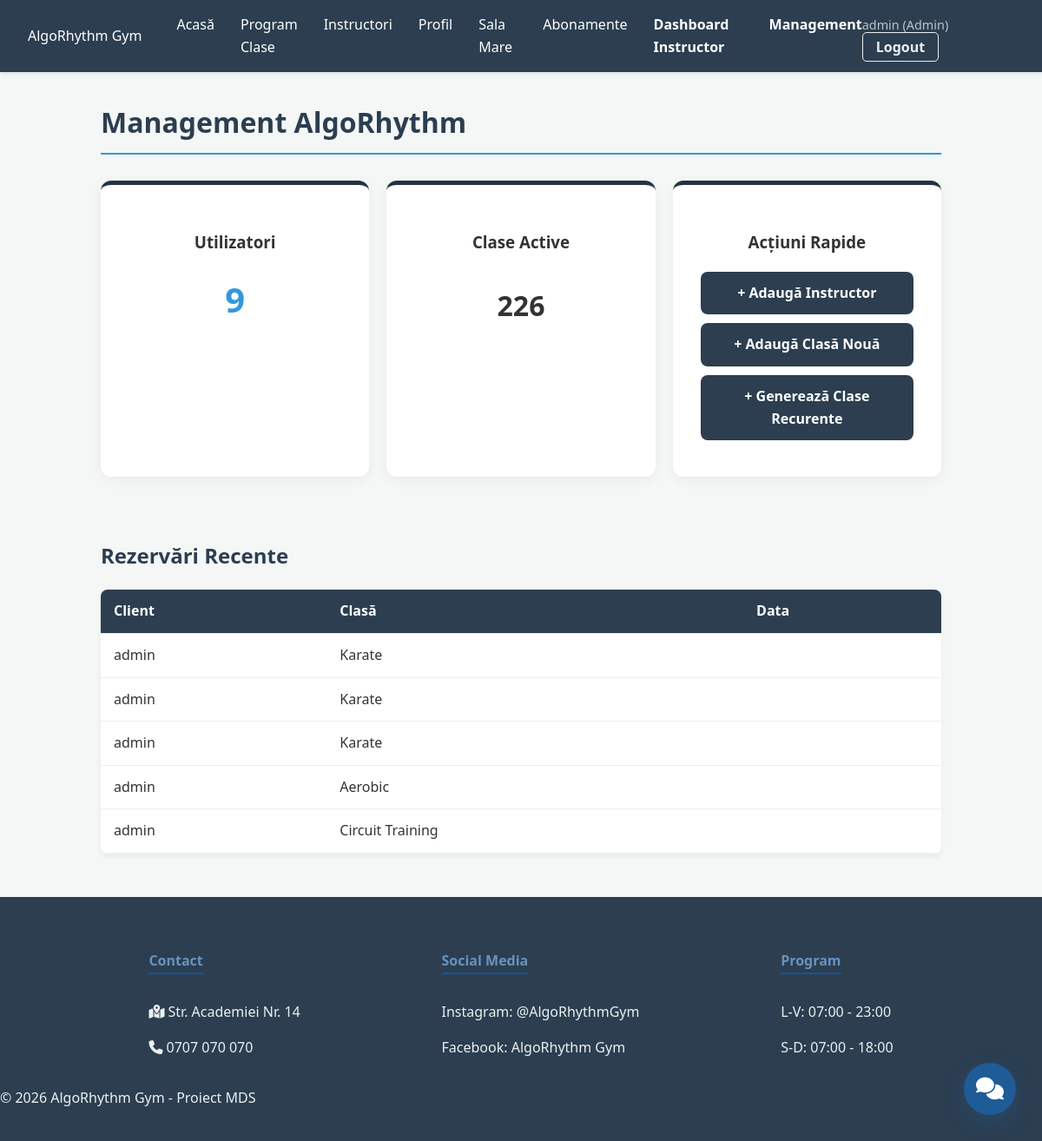
/management/ (signed in), run on an earlier commit of the app's database.
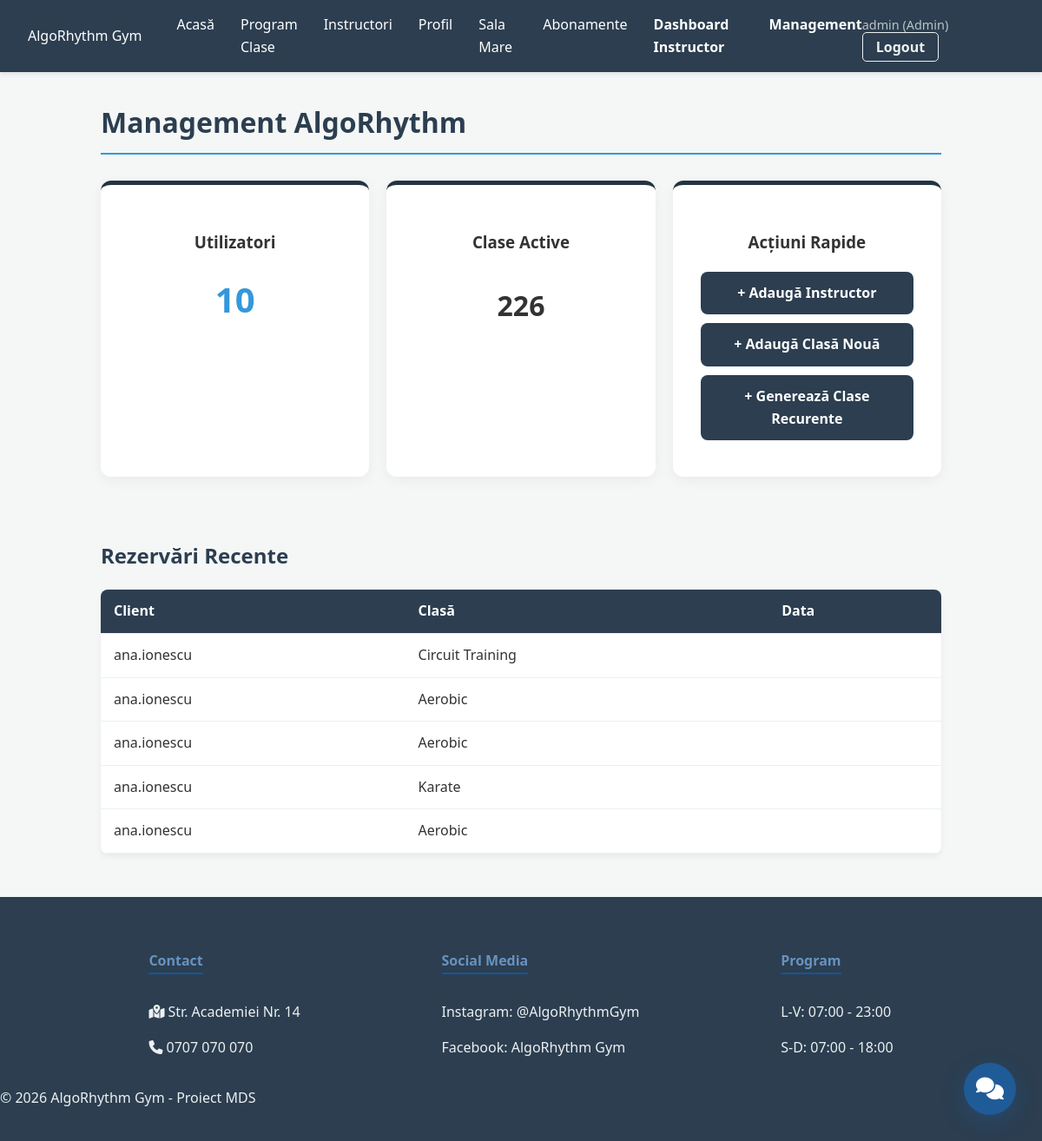
And on a later commit of the database.
### fitness_app/models.py (models this page shows, shortened)
class Booking(models.Model):
    user = models.ForeignKey(User, on_delete=models.CASCADE)
    fitness_class = models.ForeignKey('FitnessClass', on_delete=models.CASCADE)
    booking_time = models.DateTimeField(auto_now_add=True)
    is_early_bird = models.BooleanField(default=False)
    attended = models.BooleanField(default=False)
    check_in_time = models.DateTimeField(null=True, blank=True)
    child_name = models.CharField(max_length=100, blank=True, null=True)
    paid_by_package = models.ForeignKey('SessionPackage', on_delete=models.SET_NULL, null=True, blank=True)

class User(AbstractUser):
    IS_INSTRUCTOR = 'INS'
    IS_CLIENT = 'CLI'
    IS_ADMIN = 'ADM'
    ROLE_CHOICES = [
        (IS_INSTRUCTOR, 'Instructor'),
        (IS_CLIENT, 'Client'),
        (IS_ADMIN, 'Admin'),
    ]
    role = models.CharField(max_length=3, choices=ROLE_CHOICES, default=IS_CLIENT)
    gender = models.CharField(max_length=10, choices=[('M', 'Masculin'), ('F', 'Feminin')], blank=True)
    is_child = models.BooleanField(default=False)
    parent = models.ForeignKey('self', on_delete=models.CASCADE, null=True, blank=True, related_name='children')
    fitness_goal = models.TextField(blank=True)
    frequency_per_week = models.IntegerField(default=0)
    experience_years = models.PositiveIntegerField(default=0, null=True, blank=True)
    bio_short = models.CharField(max_length=150, blank=True, null=True)
    profile_picture = models.ImageField(upload_to='instructors/', null=True, blank=True)
    referral_code = models.CharField(max_length=15, unique=True, blank=True, null=True)
    discounts_available = models.IntegerField(default=0)  # cate reduceri de 10% are
    first_free_session_used = models.BooleanField(default=False)

class FitnessClass(models.Model):
    CLASS_TYPES = [
        ('1TO1', 'Personal Training'),
        ('GRP', 'Grup'),
        ('IND', 'Individual (fără antrenor)'),
    ]
    type = models.CharField(max_length=4, choices=CLASS_TYPES, default='GRP')
    instructor = models.ForeignKey(User, on_delete=models.CASCADE, null=True, blank=True, limit_choices_to={'role': 'INS'})
    name = models.CharField(max_length=100)
    room = models.ForeignKey(Room, on_delete=models.SET_NULL, null=True, blank=True)
    max_capacity = models.PositiveIntegerField()
    is_for_women_only = models.BooleanField(default=False)
    is_for_children = models.BooleanField(default=False)
    start_time = models.DateTimeField()
    price = models.DecimalField(max_digits=6, decimal_places=2, default=30.00)
    duration_minutes = models.PositiveIntegerField(default=60)

### fitness_app/views.py (the view)
# urls.py: path('management/', views.admin_dashboard_view, name='admin_dashboard'),
@login_required
def admin_dashboard_view(request):
    if not request.user.is_superuser:
        return redirect('home')
    total_users = User.objects.count()
    total_classes = FitnessClass.objects.count()
    recent_bookings = Booking.objects.all().order_by('-id')[:5]
    gym_config = GymSystemConfig()
    context = {
        'total_users': total_users,
        'total_classes': total_classes,
        'recent_bookings': recent_bookings,
        'gym_name': gym_config.gym_name,
    }
    return render(request, 'admin_dashboard.html', context)

### fitness_app/utils.py (called while the page is built, shortened)
    def __new__(cls, *args, **kwargs):
        return cls._instance

### fitness_app/views.py (called while the page is built)
def instructor_context_processor(request):
    if request.user.is_authenticated:
        user_role = str(getattr(request.user, 'role', '')).upper()
        return {
            'is_instructor': (user_role == 'INSTRUCTOR' or user_role == 'INS')
        }
    return {'is_instructor': False}

### fitness_app/templates/admin_dashboard.html
{% extends 'base.html' %}
{% block content %}
<div class="container">
    <h1 class="admin-title">Management AlgoRhythm</h1>
    <div class="admin-stats-grid">
        <div class="welcome-card admin-stat-card">
            <h3>Utilizatori</h3>
            <p class="stat-number">{{ total_users }}</p>
        </div>
        <div class="welcome-card admin-stat-card">
            <h3>Clase Active</h3>
            <p style="font-size: 2rem; font-weight: bold;">{{ total_classes }}</p>
        </div>
        <div class="welcome-card admin-stat-card">
            <h3>Acțiuni Rapide</h3>
            <a href="/admin/fitness_app/user/add/" class="btn-ocean admin-action-btn">+ Adaugă Instructor</a>
            <a href="/admin/fitness_app/fitnessclass/add/" class="btn-ocean admin-action-btn">+ Adaugă Clasă Nouă</a>
            <a href="{% url 'generate_recurrent_classes' %}" class="btn-ocean admin-action-btn" > + Generează Clase Recurente</a>
        </div>
    </div>
    <h2 class="admin-subtitle">Rezervări Recente</h2>
    <table class="admin-table">
        <tr>
            <th>Client</th>
            <th>Clasă</th>
            <th>Data</th>
        </tr>
        {% for booking in recent_bookings %}
        <tr>
            <td>{{ booking.user.username }}</td>
            <td>{{ booking.fitness_class.name }}</td>
            <td>{{ booking.date }}</td>
        </tr>
        {% endfor %}
    </table>
</div>
{% endblock %}

What changed in the data, as far as the page shows it:
no longer on this page (row unchanged): Booking: user.username "admin", fitness_class.name "Karate"
no longer on this page (row unchanged): Booking: user.username "admin", fitness_class.name "Karate"
no longer on this page (row unchanged): Booking: user.username "admin", fitness_class.name "Karate"
no longer on this page (row unchanged): Booking: user.username "admin", fitness_class.name "Aerobic"
no longer on this page (row unchanged): Booking: user.username "admin", fitness_class.name "Circuit Training"
added Booking: user.username "ana.ionescu", fitness_class.name "Circuit Training"
added Booking: user.username "ana.ionescu", fitness_class.name "Aerobic"
added Booking: user.username "ana.ionescu", fitness_class.name "Aerobic"
added Booking: user.username "ana.ionescu", fitness_class.name "Karate"
added Booking: user.username "ana.ionescu", fitness_class.name "Aerobic"
Also different on the page:
{{ total_users }}: "9" → "10"
